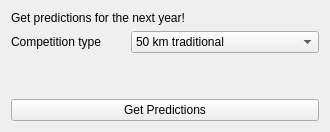
      <widget class="QWidget" name="tab">
       <attribute name="title">
        <string>Prediction</string>
       </attribute>
       <layout class="QVBoxLayout" name="verticalLayout_8">
        <item>
         <widget class="QLabel" name="label_25">
          <property name="text">
           <string>Get predictions for the next year!</string>
          </property>
          <property name="textFormat">
           <enum>Qt::PlainText</enum>
          </property>
          <property name="scaledContents">
           <bool>false</bool>
          </property>
         </widget>
        </item>
        <item>
         <widget class="QWidget" name="widget_3" native="true">
          <layout class="QFormLayout" name="formLayout_8">
           <property name="leftMargin">
            <number>0</number>
           </property>
           <property name="topMargin">
            <number>0</number>
           </property>
           <property name="rightMargin">
            <number>0</number>
           </property>
           <property name="bottomMargin">
            <number>0</number>
           </property>
           <item row="0" column="0">
            <widget class="QLabel" name="label_26">
             <property name="text">
              <string>Competition type       </string>
             </property>
            </widget>
           </item>
           <item row="0" column="1">
            <widget class="QComboBox" name="u_predictionType">
             <item>
              <property name="text">
               <string>50 km traditional</string>
              </property>
             </item>
             <item>
              <property name="text">
               <string>50 km freestyle</string>
              </property>
             </item>
             <item>
              <property name="text">
               <string>100km traditional</string>
              </property>
             </item>
             <item>
              <property name="text">
               <string>32km traditional</string>
              </property>
             </item>
             <item>
              <property name="text">
               <string>20km freestyle</string>
              </property>
             </item>
             <item>
              <property name="text">
               <string>32km freestyle</string>
              </property>
             </item>
             <item>
              <property name="text">
               <string>20km freestyle, juniors</string>
              </property>
             </item>
             <item>
              <property name="text">
               <string>42km traditional</string>
              </property>
             </item>
             <item>
              <property name="text">
               <string>42km freestyle</string>
              </property>
             </item>
             <item>
              <property name="text">
               <string>32km freestyle (2014)</string>
              </property>
             </item>
             <item>
              <property name="text">
               <string>20km traditional (2014)</string>
              </property>
             </item>
             <item>
              <property name="text">
               <string>30km traditional (2002-2005)</string>
              </property>
             </item>
             <item>
              <property name="text">
               <string>44km traditional (2002)</string>
              </property>
             </item>
             <item>
              <property name="text">
               <string>60km traditional (2003-2005)</string>
              </property>
             </item>
             <item>
              <property name="text">
               <string>62km traditional (2006)</string>
              </property>
             </item>
             <item>
              <property name="text">
               <string>25km traditional</string>
              </property>
             </item>
             <item>
              <property name="text">
               <string>32km traditional</string>
              </property>
             </item>
             <item>
              <property name="text">
               <string>35km traditional</string>
              </property>
             </item>
             <item>
              <property name="text">
               <string>45km traditional</string>
              </property>
             </item>
             <item>
              <property name="text">
               <string>52km traditional</string>
              </property>
             </item>
             <item>
              <property name="text">
               <string>53km traditional</string>
              </property>
             </item>
             <item>
              <property name="text">
               <string>75km traditional</string>
              </property>
             </item>
             <item>
              <property name="text">
               <string>30km freestyle</string>
              </property>
             </item>
             <item>
              <property name="text">
               <string>45km freestyle</string>
              </property>
             </item>
             <item>
              <property name="text">
               <string>53km freestyle</string>
              </property>
             </item>
             <item>
              <property name="text">
               <string>75km freestyle</string>
              </property>
             </item>
            </widget>
           </item>
          </layout>
         </widget>
        </item>
        <item>
         <spacer name="verticalSpacer_7">
          <property name="orientation">
           <enum>Qt::Vertical</enum>
          </property>
          <property name="sizeHint" stdset="0">
           <size>
            <width>20</width>
            <height>40</height>
           </size>
          </property>
         </spacer>
        </item>
        <item>
         <widget class="QPushButton" name="u_getPredictions">
          <property name="text">
           <string>Get Predictions</string>
          </property>
         </widget>
        </item>
       </layout>
      </widget>
